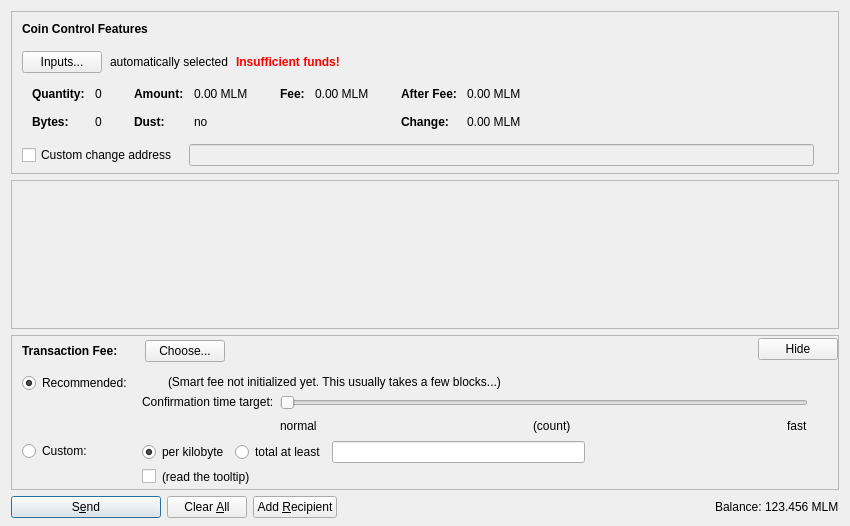
<?xml version="1.0" encoding="UTF-8"?>
<ui version="4.0">
 <class>SendCoinsDialog</class>
 <widget class="QDialog" name="SendCoinsDialog">
  <property name="geometry">
   <rect>
    <x>0</x>
    <y>0</y>
    <width>850</width>
    <height>526</height>
   </rect>
  </property>
  <property name="windowTitle">
   <string>Send Coins</string>
  </property>
  <layout class="QVBoxLayout" name="verticalLayout" stretch="0,1,0,0">
   <property name="bottomMargin">
    <number>8</number>
   </property>
   <item>
    <widget class="QFrame" name="frameCoinControl">
     <property name="sizePolicy">
      <sizepolicy hsizetype="Expanding" vsizetype="Expanding">
       <horstretch>0</horstretch>
       <verstretch>0</verstretch>
      </sizepolicy>
     </property>
     <property name="maximumSize">
      <size>
       <width>16777215</width>
       <height>16777215</height>
      </size>
     </property>
     <property name="frameShape">
      <enum>QFrame::StyledPanel</enum>
     </property>
     <property name="frameShadow">
      <enum>QFrame::Sunken</enum>
     </property>
     <layout class="QVBoxLayout" name="verticalLayoutCoinControl2">
      <property name="spacing">
       <number>0</number>
      </property>
      <property name="leftMargin">
       <number>0</number>
      </property>
      <property name="topMargin">
       <number>0</number>
      </property>
      <property name="rightMargin">
       <number>0</number>
      </property>
      <property name="bottomMargin">
       <number>6</number>
      </property>
      <item>
       <layout class="QVBoxLayout" name="verticalLayoutCoinControl" stretch="0,0,0,0,1">
        <property name="spacing">
         <number>0</number>
        </property>
        <property name="leftMargin">
         <number>10</number>
        </property>
        <property name="topMargin">
         <number>10</number>
        </property>
        <item>
         <layout class="QHBoxLayout" name="horizontalLayoutCoinControl1">
          <property name="bottomMargin">
           <number>15</number>
          </property>
          <item>
           <widget class="QLabel" name="labelCoinControlFeatures">
            <property name="sizePolicy">
             <sizepolicy hsizetype="Preferred" vsizetype="Maximum">
              <horstretch>0</horstretch>
              <verstretch>0</verstretch>
             </sizepolicy>
            </property>
            <property name="font">
             <font>
              <weight>75</weight>
              <bold>true</bold>
             </font>
            </property>
            <property name="styleSheet">
             <string notr="true">font-weight:bold;</string>
            </property>
            <property name="text">
             <string>Coin Control Features</string>
            </property>
           </widget>
          </item>
         </layout>
        </item>
        <item>
         <layout class="QHBoxLayout" name="horizontalLayoutCoinControl2" stretch="0,0,0,0">
          <property name="spacing">
           <number>8</number>
          </property>
          <property name="bottomMargin">
           <number>10</number>
          </property>
          <item>
           <widget class="QPushButton" name="pushButtonCoinControl">
            <property name="styleSheet">
             <string notr="true"/>
            </property>
            <property name="text">
             <string>Inputs...</string>
            </property>
            <property name="autoDefault">
             <bool>false</bool>
            </property>
           </widget>
          </item>
          <item>
           <widget class="QLabel" name="labelCoinControlAutomaticallySelected">
            <property name="text">
             <string>automatically selected</string>
            </property>
            <property name="margin">
             <number>5</number>
            </property>
           </widget>
          </item>
          <item>
           <widget class="QLabel" name="labelCoinControlInsuffFunds">
            <property name="font">
             <font>
              <weight>75</weight>
              <bold>true</bold>
             </font>
            </property>
            <property name="styleSheet">
             <string notr="true">color:red;font-weight:bold;</string>
            </property>
            <property name="text">
             <string>Insufficient funds!</string>
            </property>
            <property name="margin">
             <number>5</number>
            </property>
           </widget>
          </item>
          <item>
           <spacer name="horizontalSpacerCoinControl">
            <property name="orientation">
             <enum>Qt::Horizontal</enum>
            </property>
            <property name="sizeHint" stdset="0">
             <size>
              <width>40</width>
              <height>1</height>
             </size>
            </property>
           </spacer>
          </item>
         </layout>
        </item>
        <item>
         <widget class="QWidget" name="widgetCoinControl" native="true">
          <property name="sizePolicy">
           <sizepolicy hsizetype="Preferred" vsizetype="Preferred">
            <horstretch>0</horstretch>
            <verstretch>0</verstretch>
           </sizepolicy>
          </property>
          <property name="minimumSize">
           <size>
            <width>0</width>
            <height>0</height>
           </size>
          </property>
          <property name="styleSheet">
           <string notr="true"/>
          </property>
          <layout class="QHBoxLayout" name="horizontalLayoutCoinControl5">
           <property name="leftMargin">
            <number>0</number>
           </property>
           <property name="topMargin">
            <number>0</number>
           </property>
           <property name="rightMargin">
            <number>0</number>
           </property>
           <property name="bottomMargin">
            <number>0</number>
           </property>
           <item>
            <layout class="QHBoxLayout" name="horizontalLayoutCoinControl3" stretch="0,0,0,1">
             <property name="spacing">
              <number>20</number>
             </property>
             <property name="topMargin">
              <number>0</number>
             </property>
             <property name="bottomMargin">
              <number>10</number>
             </property>
             <item>
              <layout class="QFormLayout" name="formLayoutCoinControl1">
               <property name="horizontalSpacing">
                <number>10</number>
               </property>
               <property name="verticalSpacing">
                <number>14</number>
               </property>
               <property name="leftMargin">
                <number>10</number>
               </property>
               <property name="topMargin">
                <number>4</number>
               </property>
               <property name="rightMargin">
                <number>6</number>
               </property>
               <item row="0" column="0">
                <widget class="QLabel" name="labelCoinControlQuantityText">
                 <property name="font">
                  <font>
                   <weight>75</weight>
                   <bold>true</bold>
                  </font>
                 </property>
                 <property name="text">
                  <string>Quantity:</string>
                 </property>
                 <property name="margin">
                  <number>0</number>
                 </property>
                </widget>
               </item>
               <item row="0" column="1">
                <widget class="QLabel" name="labelCoinControlQuantity">
                 <property name="cursor">
                  <cursorShape>IBeamCursor</cursorShape>
                 </property>
                 <property name="contextMenuPolicy">
                  <enum>Qt::ActionsContextMenu</enum>
                 </property>
                 <property name="text">
                  <string notr="true">0</string>
                 </property>
                 <property name="margin">
                  <number>0</number>
                 </property>
                 <property name="textInteractionFlags">
                  <set>Qt::LinksAccessibleByMouse|Qt::TextSelectableByKeyboard|Qt::TextSelectableByMouse</set>
                 </property>
                </widget>
               </item>
               <item row="1" column="0">
                <widget class="QLabel" name="labelCoinControlBytesText">
                 <property name="font">
                  <font>
                   <weight>75</weight>
                   <bold>true</bold>
                  </font>
                 </property>
                 <property name="text">
                  <string>Bytes:</string>
                 </property>
                </widget>
               </item>
               <item row="1" column="1">
                <widget class="QLabel" name="labelCoinControlBytes">
                 <property name="cursor">
                  <cursorShape>IBeamCursor</cursorShape>
                 </property>
                 <property name="contextMenuPolicy">
                  <enum>Qt::ActionsContextMenu</enum>
                 </property>
                 <property name="text">
                  <string notr="true">0</string>
                 </property>
                 <property name="textInteractionFlags">
                  <set>Qt::LinksAccessibleByMouse|Qt::TextSelectableByKeyboard|Qt::TextSelectableByMouse</set>
                 </property>
                </widget>
               </item>
              </layout>
             </item>
             <item>
              <layout class="QFormLayout" name="formLayoutCoinControl2">
               <property name="horizontalSpacing">
                <number>10</number>
               </property>
               <property name="verticalSpacing">
                <number>14</number>
               </property>
               <property name="leftMargin">
                <number>6</number>
               </property>
               <property name="topMargin">
                <number>4</number>
               </property>
               <property name="rightMargin">
                <number>6</number>
               </property>
               <item row="0" column="0">
                <widget class="QLabel" name="labelCoinControlAmountText">
                 <property name="font">
                  <font>
                   <weight>75</weight>
                   <bold>true</bold>
                  </font>
                 </property>
                 <property name="text">
                  <string>Amount:</string>
                 </property>
                 <property name="margin">
                  <number>0</number>
                 </property>
                </widget>
               </item>
               <item row="0" column="1">
                <widget class="QLabel" name="labelCoinControlAmount">
                 <property name="cursor">
                  <cursorShape>IBeamCursor</cursorShape>
                 </property>
                 <property name="contextMenuPolicy">
                  <enum>Qt::ActionsContextMenu</enum>
                 </property>
                 <property name="text">
                  <string notr="true">0.00 MLM</string>
                 </property>
                 <property name="textInteractionFlags">
                  <set>Qt::LinksAccessibleByMouse|Qt::TextSelectableByKeyboard|Qt::TextSelectableByMouse</set>
                 </property>
                </widget>
               </item>
               <item row="1" column="0">
                <widget class="QLabel" name="labelCoinControlLowOutputText">
                 <property name="font">
                  <font>
                   <weight>75</weight>
                   <bold>true</bold>
                  </font>
                 </property>
                 <property name="text">
                  <string>Dust:</string>
                 </property>
                </widget>
               </item>
               <item row="1" column="1">
                <widget class="QLabel" name="labelCoinControlLowOutput">
                 <property name="cursor">
                  <cursorShape>IBeamCursor</cursorShape>
                 </property>
                 <property name="contextMenuPolicy">
                  <enum>Qt::ActionsContextMenu</enum>
                 </property>
                 <property name="text">
                  <string notr="true">no</string>
                 </property>
                 <property name="textInteractionFlags">
                  <set>Qt::LinksAccessibleByMouse|Qt::TextSelectableByKeyboard|Qt::TextSelectableByMouse</set>
                 </property>
                </widget>
               </item>
              </layout>
             </item>
             <item>
              <layout class="QFormLayout" name="formLayoutCoinControl3">
               <property name="horizontalSpacing">
                <number>10</number>
               </property>
               <property name="verticalSpacing">
                <number>14</number>
               </property>
               <property name="leftMargin">
                <number>6</number>
               </property>
               <property name="topMargin">
                <number>4</number>
               </property>
               <property name="rightMargin">
                <number>6</number>
               </property>
               <item row="0" column="0">
                <widget class="QLabel" name="labelCoinControlFeeText">
                 <property name="font">
                  <font>
                   <weight>75</weight>
                   <bold>true</bold>
                  </font>
                 </property>
                 <property name="text">
                  <string>Fee:</string>
                 </property>
                 <property name="margin">
                  <number>0</number>
                 </property>
                </widget>
               </item>
               <item row="0" column="1">
                <widget class="QLabel" name="labelCoinControlFee">
                 <property name="cursor">
                  <cursorShape>IBeamCursor</cursorShape>
                 </property>
                 <property name="contextMenuPolicy">
                  <enum>Qt::ActionsContextMenu</enum>
                 </property>
                 <property name="text">
                  <string notr="true">0.00 MLM</string>
                 </property>
                 <property name="textInteractionFlags">
                  <set>Qt::LinksAccessibleByMouse|Qt::TextSelectableByKeyboard|Qt::TextSelectableByMouse</set>
                 </property>
                </widget>
               </item>
              </layout>
             </item>
             <item>
              <layout class="QFormLayout" name="formLayoutCoinControl4">
               <property name="horizontalSpacing">
                <number>10</number>
               </property>
               <property name="verticalSpacing">
                <number>14</number>
               </property>
               <property name="leftMargin">
                <number>6</number>
               </property>
               <property name="topMargin">
                <number>4</number>
               </property>
               <property name="rightMargin">
                <number>6</number>
               </property>
               <item row="0" column="0">
                <widget class="QLabel" name="labelCoinControlAfterFeeText">
                 <property name="font">
                  <font>
                   <weight>75</weight>
                   <bold>true</bold>
                  </font>
                 </property>
                 <property name="text">
                  <string>After Fee:</string>
                 </property>
                 <property name="margin">
                  <number>0</number>
                 </property>
                </widget>
               </item>
               <item row="0" column="1">
                <widget class="QLabel" name="labelCoinControlAfterFee">
                 <property name="cursor">
                  <cursorShape>IBeamCursor</cursorShape>
                 </property>
                 <property name="contextMenuPolicy">
                  <enum>Qt::ActionsContextMenu</enum>
                 </property>
                 <property name="text">
                  <string notr="true">0.00 MLM</string>
                 </property>
                 <property name="textInteractionFlags">
                  <set>Qt::LinksAccessibleByMouse|Qt::TextSelectableByKeyboard|Qt::TextSelectableByMouse</set>
                 </property>
                </widget>
               </item>
               <item row="1" column="0">
                <widget class="QLabel" name="labelCoinControlChangeText">
                 <property name="font">
                  <font>
                   <weight>75</weight>
                   <bold>true</bold>
                  </font>
                 </property>
                 <property name="text">
                  <string>Change:</string>
                 </property>
                </widget>
               </item>
               <item row="1" column="1">
                <widget class="QLabel" name="labelCoinControlChange">
                 <property name="cursor">
                  <cursorShape>IBeamCursor</cursorShape>
                 </property>
                 <property name="contextMenuPolicy">
                  <enum>Qt::ActionsContextMenu</enum>
                 </property>
                 <property name="text">
                  <string notr="true">0.00 MLM</string>
                 </property>
                 <property name="textInteractionFlags">
                  <set>Qt::LinksAccessibleByMouse|Qt::TextSelectableByKeyboard|Qt::TextSelectableByMouse</set>
                 </property>
                </widget>
               </item>
              </layout>
             </item>
            </layout>
           </item>
          </layout>
         </widget>
        </item>
        <item>
         <layout class="QHBoxLayout" name="horizontalLayoutCoinControl4" stretch="0,0,0">
          <property name="spacing">
           <number>12</number>
          </property>
          <property name="sizeConstraint">
           <enum>QLayout::SetDefaultConstraint</enum>
          </property>
          <property name="topMargin">
           <number>5</number>
          </property>
          <property name="rightMargin">
           <number>5</number>
          </property>
          <item>
           <widget class="QCheckBox" name="checkBoxCoinControlChange">
            <property name="toolTip">
             <string>If this is activated, but the change address is empty or invalid, change will be sent to a newly generated address.</string>
            </property>
            <property name="text">
             <string>Custom change address</string>
            </property>
           </widget>
          </item>
          <item>
           <widget class="QValidatedLineEdit" name="lineEditCoinControlChange">
            <property name="enabled">
             <bool>false</bool>
            </property>
            <property name="sizePolicy">
             <sizepolicy hsizetype="Expanding" vsizetype="Fixed">
              <horstretch>0</horstretch>
              <verstretch>0</verstretch>
             </sizepolicy>
            </property>
           </widget>
          </item>
          <item>
           <widget class="QLabel" name="labelCoinControlChangeLabel">
            <property name="sizePolicy">
             <sizepolicy hsizetype="Preferred" vsizetype="Expanding">
              <horstretch>0</horstretch>
              <verstretch>0</verstretch>
             </sizepolicy>
            </property>
            <property name="minimumSize">
             <size>
              <width>0</width>
              <height>0</height>
             </size>
            </property>
            <property name="text">
             <string/>
            </property>
            <property name="margin">
             <number>3</number>
            </property>
           </widget>
          </item>
         </layout>
        </item>
        <item>
         <spacer name="verticalSpacerCoinControl">
          <property name="orientation">
           <enum>Qt::Vertical</enum>
          </property>
          <property name="sizeHint" stdset="0">
           <size>
            <width>800</width>
            <height>1</height>
           </size>
          </property>
         </spacer>
        </item>
       </layout>
      </item>
     </layout>
    </widget>
   </item>
   <item>
    <widget class="QScrollArea" name="scrollArea">
     <property name="widgetResizable">
      <bool>true</bool>
     </property>
     <widget class="QWidget" name="scrollAreaWidgetContents">
      <property name="geometry">
       <rect>
        <x>0</x>
        <y>0</y>
        <width>830</width>
        <height>104</height>
       </rect>
      </property>
      <layout class="QVBoxLayout" name="verticalLayout_2" stretch="0,1">
       <property name="leftMargin">
        <number>0</number>
       </property>
       <property name="topMargin">
        <number>0</number>
       </property>
       <property name="rightMargin">
        <number>0</number>
       </property>
       <property name="bottomMargin">
        <number>0</number>
       </property>
       <item>
        <layout class="QVBoxLayout" name="entries">
         <property name="spacing">
          <number>6</number>
         </property>
        </layout>
       </item>
       <item>
        <spacer name="verticalSpacer">
         <property name="orientation">
          <enum>Qt::Vertical</enum>
         </property>
         <property name="sizeHint" stdset="0">
          <size>
           <width>20</width>
           <height>40</height>
          </size>
         </property>
        </spacer>
       </item>
      </layout>
     </widget>
    </widget>
   </item>
   <item>
    <widget class="QFrame" name="frameFee">
     <property name="sizePolicy">
      <sizepolicy hsizetype="Expanding" vsizetype="Expanding">
       <horstretch>0</horstretch>
       <verstretch>0</verstretch>
      </sizepolicy>
     </property>
     <property name="maximumSize">
      <size>
       <width>16777215</width>
       <height>16777215</height>
      </size>
     </property>
     <property name="frameShape">
      <enum>QFrame::StyledPanel</enum>
     </property>
     <property name="frameShadow">
      <enum>QFrame::Sunken</enum>
     </property>
     <layout class="QVBoxLayout" name="verticalLayoutFee1">
      <property name="spacing">
       <number>0</number>
      </property>
      <property name="leftMargin">
       <number>0</number>
      </property>
      <property name="topMargin">
       <number>0</number>
      </property>
      <property name="rightMargin">
       <number>0</number>
      </property>
      <property name="bottomMargin">
       <number>0</number>
      </property>
      <item>
       <layout class="QVBoxLayout" name="verticalLayoutFee2" stretch="0,0,0">
        <property name="spacing">
         <number>0</number>
        </property>
        <property name="leftMargin">
         <number>10</number>
        </property>
        <property name="topMargin">
         <number>0</number>
        </property>
        <item>
         <layout class="QHBoxLayout" name="horizontalLayoutFee1">
          <property name="bottomMargin">
           <number>0</number>
          </property>
          <item>
           <layout class="QVBoxLayout" name="verticalLayoutFee7">
            <property name="spacing">
             <number>0</number>
            </property>
            <item>
             <spacer name="verticalSpacerSmartFee">
              <property name="orientation">
               <enum>Qt::Vertical</enum>
              </property>
              <property name="sizeType">
               <enum>QSizePolicy::Fixed</enum>
              </property>
              <property name="sizeHint" stdset="0">
               <size>
                <width>1</width>
                <height>4</height>
               </size>
              </property>
             </spacer>
            </item>
            <item>
             <layout class="QHBoxLayout" name="horizontalLayoutSmartFee">
              <property name="spacing">
               <number>10</number>
              </property>
              <item>
               <widget class="QLabel" name="labelFeeHeadline">
                <property name="sizePolicy">
                 <sizepolicy hsizetype="Preferred" vsizetype="Maximum">
                  <horstretch>0</horstretch>
                  <verstretch>0</verstretch>
                 </sizepolicy>
                </property>
                <property name="font">
                 <font>
                  <weight>75</weight>
                  <bold>true</bold>
                 </font>
                </property>
                <property name="styleSheet">
                 <string notr="true">font-weight:bold;</string>
                </property>
                <property name="text">
                 <string>Transaction Fee:</string>
                </property>
               </widget>
              </item>
              <item>
               <widget class="QLabel" name="labelFeeMinimized">
                <property name="text">
                 <string/>
                </property>
               </widget>
              </item>
              <item>
               <widget class="QPushButton" name="buttonChooseFee">
                <property name="text">
                 <string>Choose...</string>
                </property>
               </widget>
              </item>
             </layout>
            </item>
            <item>
             <spacer name="verticalSpacer_5">
              <property name="orientation">
               <enum>Qt::Vertical</enum>
              </property>
              <property name="sizeHint" stdset="0">
               <size>
                <width>1</width>
                <height>1</height>
               </size>
              </property>
             </spacer>
            </item>
           </layout>
          </item>
          <item>
           <spacer name="horizontalSpacer_4">
            <property name="orientation">
             <enum>Qt::Horizontal</enum>
            </property>
            <property name="sizeHint" stdset="0">
             <size>
              <width>40</width>
              <height>20</height>
             </size>
            </property>
           </spacer>
          </item>
          <item>
           <widget class="QPushButton" name="buttonMinimizeFee">
            <property name="toolTip">
             <string>collapse fee-settings</string>
            </property>
            <property name="text">
             <string>Hide</string>
            </property>
           </widget>
          </item>
         </layout>
        </item>
        <item>
         <widget class="QFrame" name="frameFeeSelection">
          <layout class="QVBoxLayout" name="verticalLayoutFee12">
           <property name="spacing">
            <number>0</number>
           </property>
           <property name="leftMargin">
            <number>0</number>
           </property>
           <property name="topMargin">
            <number>0</number>
           </property>
           <property name="rightMargin">
            <number>0</number>
           </property>
           <property name="bottomMargin">
            <number>0</number>
           </property>
           <item>
            <layout class="QGridLayout" name="gridLayoutFee">
             <property name="topMargin">
              <number>10</number>
             </property>
             <property name="bottomMargin">
              <number>4</number>
             </property>
             <property name="horizontalSpacing">
              <number>10</number>
             </property>
             <property name="verticalSpacing">
              <number>4</number>
             </property>
             <item row="1" column="1">
              <layout class="QVBoxLayout" name="verticalLayoutFee8">
               <property name="spacing">
                <number>6</number>
               </property>
               <item>
                <layout class="QHBoxLayout" name="horizontalLayoutFee13">
                 <item>
                  <widget class="QRadioButton" name="radioCustomPerKilobyte">
                   <property name="toolTip">
                    <string>If the custom fee is set to 1000 satoshis and the transaction is only 250 bytes, then &quot;per kilobyte&quot; only pays 250 satoshis in fee, while &quot;total at least&quot; pays 1000 satoshis. For transactions bigger than a kilobyte both pay by kilobyte.</string>
                   </property>
                   <property name="text">
                    <string>per kilobyte</string>
                   </property>
                   <property name="checked">
                    <bool>true</bool>
                   </property>
                   <attribute name="buttonGroup">
                    <string notr="true">groupCustomFee</string>
                   </attribute>
                  </widget>
                 </item>
                 <item>
                  <widget class="QRadioButton" name="radioCustomAtLeast">
                   <property name="toolTip">
                    <string>If the custom fee is set to 1000 satoshis and the transaction is only 250 bytes, then &quot;per kilobyte&quot; only pays 250 satoshis in fee, while &quot;total at least&quot; pays 1000 satoshis. For transactions bigger than a kilobyte both pay by kilobyte.</string>
                   </property>
                   <property name="text">
                    <string>total at least</string>
                   </property>
                   <attribute name="buttonGroup">
                    <string notr="true">groupCustomFee</string>
                   </attribute>
                  </widget>
                 </item>
                 <item>
                  <widget class="MKTcoinAmountField" name="customFee"/>
                 </item>
                 <item>
                  <spacer name="horizontalSpacer_6">
                   <property name="orientation">
                    <enum>Qt::Horizontal</enum>
                   </property>
                   <property name="sizeHint" stdset="0">
                    <size>
                     <width>1</width>
                     <height>1</height>
                    </size>
                   </property>
                  </spacer>
                 </item>
                </layout>
               </item>
               <item>
                <layout class="QHBoxLayout" name="horizontalLayoutFee8">
                 <item>
                  <widget class="QCheckBox" name="checkBoxMinimumFee">
                   <property name="toolTip">
                    <string>Paying only the minimum fee is just fine as long as there is less transaction volume than space in the blocks. But be aware that this can end up in a never confirming transaction once there is more demand for mktcoin transactions than the network can process.</string>
                   </property>
                   <property name="text">
                    <string/>
                   </property>
                  </widget>
                 </item>
                 <item>
                  <widget class="QLabel" name="labelMinFeeWarning">
                   <property name="enabled">
                    <bool>true</bool>
                   </property>
                   <property name="toolTip">
                    <string>Paying only the minimum fee is just fine as long as there is less transaction volume than space in the blocks. But be aware that this can end up in a never confirming transaction once there is more demand for mktcoin transactions than the network can process.</string>
                   </property>
                   <property name="text">
                    <string>(read the tooltip)</string>
                   </property>
                   <property name="margin">
                    <number>5</number>
                   </property>
                  </widget>
                 </item>
                 <item>
                  <spacer name="horizontalSpacer_2">
                   <property name="orientation">
                    <enum>Qt::Horizontal</enum>
                   </property>
                   <property name="sizeHint" stdset="0">
                    <size>
                     <width>1</width>
                     <height>1</height>
                    </size>
                   </property>
                  </spacer>
                 </item>
                </layout>
               </item>
              </layout>
             </item>
             <item row="0" column="0">
              <layout class="QVBoxLayout" name="verticalLayoutFee4" stretch="0,1">
               <item>
                <widget class="QRadioButton" name="radioSmartFee">
                 <property name="text">
                  <string>Recommended:</string>
                 </property>
                 <property name="checked">
                  <bool>true</bool>
                 </property>
                 <attribute name="buttonGroup">
                  <string notr="true">groupFee</string>
                 </attribute>
                </widget>
               </item>
               <item>
                <spacer name="verticalSpacer_2">
                 <property name="orientation">
                  <enum>Qt::Vertical</enum>
                 </property>
                 <property name="sizeHint" stdset="0">
                  <size>
                   <width>1</width>
                   <height>1</height>
                  </size>
                 </property>
                </spacer>
               </item>
              </layout>
             </item>
             <item row="1" column="0">
              <layout class="QVBoxLayout" name="verticalLayoutFee9" stretch="0,1">
               <item>
                <widget class="QRadioButton" name="radioCustomFee">
                 <property name="text">
                  <string>Custom:</string>
                 </property>
                 <attribute name="buttonGroup">
                  <string notr="true">groupFee</string>
                 </attribute>
                </widget>
               </item>
               <item>
                <spacer name="verticalSpacer_6">
                 <property name="orientation">
                  <enum>Qt::Vertical</enum>
                 </property>
                 <property name="sizeHint" stdset="0">
                  <size>
                   <width>1</width>
                   <height>1</height>
                  </size>
                 </property>
                </spacer>
               </item>
              </layout>
             </item>
             <item row="0" column="1">
              <layout class="QVBoxLayout" name="verticalLayoutFee3" stretch="0,0,1">
               <property name="spacing">
                <number>6</number>
               </property>
               <property name="topMargin">
                <number>2</number>
               </property>
               <item>
                <layout class="QHBoxLayout" name="horizontalLayoutFee12">
                 <item>
                  <widget class="QLabel" name="labelSmartFee">
                   <property name="text">
                    <string/>
                   </property>
                   <property name="margin">
                    <number>2</number>
                   </property>
                  </widget>
                 </item>
                 <item>
                  <widget class="QLabel" name="labelFeeEstimation">
                   <property name="text">
                    <string/>
                   </property>
                  </widget>
                 </item>
                 <item>
                  <widget class="QLabel" name="labelSmartFee2">
                   <property name="text">
                    <string>(Smart fee not initialized yet. This usually takes a few blocks...)</string>
                   </property>
                   <property name="margin">
                    <number>2</number>
                   </property>
                  </widget>
                 </item>
                 <item>
                  <spacer name="horizontalSpacer_5">
                   <property name="orientation">
                    <enum>Qt::Horizontal</enum>
                   </property>
                   <property name="sizeHint" stdset="0">
                    <size>
                     <width>1</width>
                     <height>1</height>
                    </size>
                   </property>
                  </spacer>
                 </item>
                </layout>
               </item>
               <item>
                <layout class="QHBoxLayout" name="horizontalLayoutFee9">
                 <item>
                  <layout class="QVBoxLayout" name="verticalLayoutFee6">
                   <item>
                    <widget class="QLabel" name="labelSmartFee3">
                     <property name="text">
                      <string>Confirmation time target:</string>
                     </property>
                     <property name="margin">
                      <number>2</number>
                     </property>
                    </widget>
                   </item>
                   <item>
                    <spacer name="verticalSpacer_3">
                     <property name="orientation">
                      <enum>Qt::Vertical</enum>
                     </property>
                     <property name="sizeHint" stdset="0">
                      <size>
                       <width>1</width>
                       <height>1</height>
                      </size>
                     </property>
                    </spacer>
                   </item>
                  </layout>
                 </item>
                 <item>
                  <layout class="QVBoxLayout" name="verticalLayoutFee5">
                   <property name="rightMargin">
                    <number>30</number>
                   </property>
                   <item>
                    <widget class="QSlider" name="sliderSmartFee">
                     <property name="minimum">
                      <number>0</number>
                     </property>
                     <property name="maximum">
                      <number>23</number>
                     </property>
                     <property name="pageStep">
                      <number>1</number>
                     </property>
                     <property name="value">
                      <number>0</number>
                     </property>
                     <property name="orientation">
                      <enum>Qt::Horizontal</enum>
                     </property>
                     <property name="invertedAppearance">
                      <bool>false</bool>
                     </property>
                     <property name="invertedControls">
                      <bool>false</bool>
                     </property>
                     <property name="tickPosition">
                      <enum>QSlider::NoTicks</enum>
                     </property>
                    </widget>
                   </item>
                   <item>
                    <layout class="QHBoxLayout" name="horizontalLayoutFee10">
                     <item>
                      <widget class="QLabel" name="labelSmartFeeNormal">
                       <property name="text">
                        <string>normal</string>
                       </property>
                      </widget>
                     </item>
                     <item>
                      <spacer name="horizontalSpacer_7">
                       <property name="orientation">
                        <enum>Qt::Horizontal</enum>
                       </property>
                       <property name="sizeHint" stdset="0">
                        <size>
                         <width>40</width>
                         <height>20</height>
                        </size>
                       </property>
                      </spacer>
                     </item>
                     <item>
                      <widget class="QLabel" name="confirmationTargetLabel">
                       <property name="text">
                        <string notr="true">(count)</string>
                       </property>
                      </widget>
                     </item>
                     <item>
                      <spacer name="horizontalSpacer_3">
                       <property name="orientation">
                        <enum>Qt::Horizontal</enum>
                       </property>
                       <property name="sizeHint" stdset="0">
                        <size>
                         <width>40</width>
                         <height>20</height>
                        </size>
                       </property>
                      </spacer>
                     </item>
                     <item>
                      <widget class="QLabel" name="labelSmartFeeFast">
                       <property name="text">
                        <string>fast</string>
                       </property>
                      </widget>
                     </item>
                    </layout>
                   </item>
                  </layout>
                 </item>
                </layout>
               </item>
               <item>
                <spacer name="verticalSpacer_4">
                 <property name="orientation">
                  <enum>Qt::Vertical</enum>
                 </property>
                 <property name="sizeHint" stdset="0">
                  <size>
                   <width>1</width>
                   <height>1</height>
                  </size>
                 </property>
                </spacer>
               </item>
              </layout>
             </item>
            </layout>
           </item>
          </layout>
         </widget>
        </item>
        <item>
         <spacer name="verticalSpacerFee">
          <property name="orientation">
           <enum>Qt::Vertical</enum>
          </property>
          <property name="sizeHint" stdset="0">
           <size>
            <width>800</width>
            <height>1</height>
           </size>
          </property>
         </spacer>
        </item>
       </layout>
      </item>
     </layout>
    </widget>
   </item>
   <item>
    <layout class="QHBoxLayout" name="horizontalLayout">
     <item>
      <widget class="QPushButton" name="sendButton">
       <property name="minimumSize">
        <size>
         <width>150</width>
         <height>0</height>
        </size>
       </property>
       <property name="toolTip">
        <string>Confirm the send action</string>
       </property>
       <property name="text">
        <string>S&amp;end</string>
       </property>
       <property name="icon">
        <iconset resource="../mktcoin.qrc">
         <normaloff>:/icons/send</normaloff>:/icons/send</iconset>
       </property>
       <property name="autoDefault">
        <bool>false</bool>
       </property>
       <property name="default">
        <bool>true</bool>
       </property>
      </widget>
     </item>
     <item>
      <widget class="QPushButton" name="clearButton">
       <property name="sizePolicy">
        <sizepolicy hsizetype="Minimum" vsizetype="Fixed">
         <horstretch>0</horstretch>
         <verstretch>0</verstretch>
        </sizepolicy>
       </property>
       <property name="toolTip">
        <string>Clear all fields of the form.</string>
       </property>
       <property name="text">
        <string>Clear &amp;All</string>
       </property>
       <property name="icon">
        <iconset resource="../mktcoin.qrc">
         <normaloff>:/icons/remove</normaloff>:/icons/remove</iconset>
       </property>
       <property name="autoDefault">
        <bool>false</bool>
       </property>
      </widget>
     </item>
     <item>
      <widget class="QPushButton" name="addButton">
       <property name="toolTip">
        <string>Send to multiple recipients at once</string>
       </property>
       <property name="text">
        <string>Add &amp;Recipient</string>
       </property>
       <property name="icon">
        <iconset resource="../mktcoin.qrc">
         <normaloff>:/icons/add</normaloff>:/icons/add</iconset>
       </property>
       <property name="autoDefault">
        <bool>false</bool>
       </property>
      </widget>
     </item>
     <item>
      <spacer name="horizontalSpacer">
       <property name="orientation">
        <enum>Qt::Horizontal</enum>
       </property>
       <property name="sizeHint" stdset="0">
        <size>
         <width>40</width>
         <height>20</height>
        </size>
       </property>
      </spacer>
     </item>
     <item>
      <layout class="QHBoxLayout" name="horizontalLayout_2">
       <property name="spacing">
        <number>3</number>
       </property>
       <item>
        <widget class="QLabel" name="label">
         <property name="sizePolicy">
          <sizepolicy hsizetype="Preferred" vsizetype="Fixed">
           <horstretch>0</horstretch>
           <verstretch>0</verstretch>
          </sizepolicy>
         </property>
         <property name="text">
          <string>Balance:</string>
         </property>
        </widget>
       </item>
       <item>
        <widget class="QLabel" name="labelBalance">
         <property name="sizePolicy">
          <sizepolicy hsizetype="Preferred" vsizetype="Fixed">
           <horstretch>0</horstretch>
           <verstretch>0</verstretch>
          </sizepolicy>
         </property>
         <property name="cursor">
          <cursorShape>IBeamCursor</cursorShape>
         </property>
         <property name="text">
          <string notr="true">123.456 MLM</string>
         </property>
         <property name="textInteractionFlags">
          <set>Qt::LinksAccessibleByMouse|Qt::TextSelectableByKeyboard|Qt::TextSelectableByMouse</set>
         </property>
        </widget>
       </item>
      </layout>
     </item>
    </layout>
   </item>
  </layout>
 </widget>
 <customwidgets>
  <customwidget>
   <class>QValidatedLineEdit</class>
   <extends>QLineEdit</extends>
   <header>qvalidatedlineedit.h</header>
  </customwidget>
  <customwidget>
   <class>MKTcoinAmountField</class>
   <extends>QLineEdit</extends>
   <header>mktcoinamountfield.h</header>
   <container>1</container>
  </customwidget>
 </customwidgets>
 <resources>
  <include location="../mktcoin.qrc"/>
 </resources>
 <connections/>
 <buttongroups>
  <buttongroup name="groupFee"/>
  <buttongroup name="groupCustomFee"/>
 </buttongroups>
</ui>
